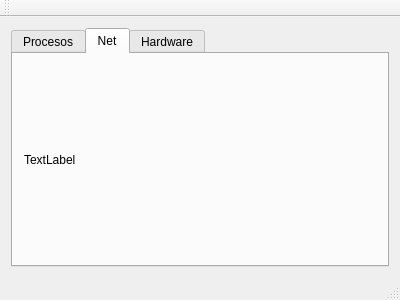
<?xml version="1.0" encoding="UTF-8"?>
<ui version="4.0">
 <class>MainWindow</class>
 <widget class="QMainWindow" name="MainWindow">
  <property name="geometry">
   <rect>
    <x>0</x>
    <y>0</y>
    <width>400</width>
    <height>300</height>
   </rect>
  </property>
  <property name="windowTitle">
   <string>MainWindow</string>
  </property>
  <widget class="QWidget" name="centralWidget">
   <layout class="QVBoxLayout" name="verticalLayout">
    <item>
     <widget class="QTabWidget" name="tabWidget">
      <property name="currentIndex">
       <number>1</number>
      </property>
      <widget class="QWidget" name="Procesos">
       <attribute name="title">
        <string>Procesos</string>
       </attribute>
       <layout class="QGridLayout" name="gridLayout_2">
        <item row="0" column="0">
         <widget class="QTableWidget" name="processTable">
          <property name="sizePolicy">
           <sizepolicy hsizetype="Expanding" vsizetype="Expanding">
            <horstretch>0</horstretch>
            <verstretch>0</verstretch>
           </sizepolicy>
          </property>
          <property name="midLineWidth">
           <number>2</number>
          </property>
          <property name="alternatingRowColors">
           <bool>false</bool>
          </property>
          <property name="rowCount">
           <number>0</number>
          </property>
          <property name="columnCount">
           <number>0</number>
          </property>
         </widget>
        </item>
       </layout>
      </widget>
      <widget class="QWidget" name="Net">
       <attribute name="title">
        <string>Net</string>
       </attribute>
       <layout class="QGridLayout" name="gridLayout">
        <item row="0" column="0">
         <widget class="QLabel" name="label">
          <property name="text">
           <string>TextLabel</string>
          </property>
         </widget>
        </item>
       </layout>
      </widget>
      <widget class="QWidget" name="Hardware">
       <attribute name="title">
        <string>Hardware</string>
       </attribute>
       <layout class="QVBoxLayout" name="verticalLayout_2">
        <item>
         <widget class="QTreeView" name="treeHw"/>
        </item>
       </layout>
      </widget>
     </widget>
    </item>
   </layout>
  </widget>
  <widget class="QToolBar" name="mainToolBar">
   <attribute name="toolBarArea">
    <enum>TopToolBarArea</enum>
   </attribute>
   <attribute name="toolBarBreak">
    <bool>false</bool>
   </attribute>
  </widget>
  <widget class="QStatusBar" name="statusBar"/>
 </widget>
 <layoutdefault spacing="6" margin="11"/>
 <resources/>
 <connections/>
</ui>
